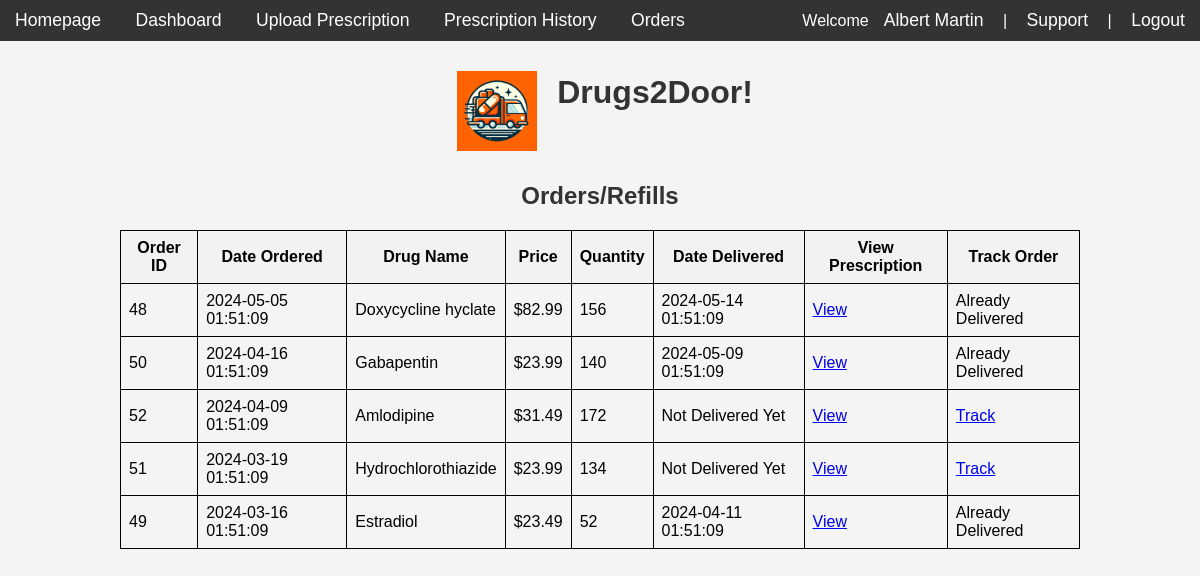
The page /orders (signed in) on the database its author committed.
### models.py (models this page shows, shortened)
class User(db.Model):
  __tablename__ = 'users'
  id = db.Column(db.Integer, primary_key=True)
  name = db.Column(db.String(100), nullable=False)
  email = db.Column(db.String(120), unique=True, nullable=False)
  password = db.Column(db.String(128), nullable=False)
  address = db.Column(db.String(255), nullable=True)
  phone = db.Column(db.String(20))
  @property
  def is_authenticated(self):
    return bool(self.password)
  orders = relationship('Order', backref='user')

class Order(db.Model):
  id = db.Column(Integer, primary_key=True)
  user_id = db.Column(db.Integer, ForeignKey('users.id'))
  items = relationship('DrugOrder', back_populates='order')

class DrugOrder(db.Model):
  id = db.Column(Integer, primary_key=True)
  order_id = db.Column(Integer, ForeignKey('order.id'), nullable=False)
  drug_id = db.Column(Integer, ForeignKey('drug.id'), nullable=False)
  quantity = db.Column(Integer, nullable=False)
  date_ordered = db.Column(DateTime, nullable=False)
  date_delivered = db.Column(DateTime)
  prescription_approved = db.Column(Boolean, default=False)
  drug = relationship('Drug', back_populates='items')
  order = relationship('Order', back_populates='items')

class Drug(db.Model):
  id = db.Column(Integer, primary_key=True)
  name = db.Column(String(200), nullable=False, unique=True)
  price = db.Column(db.Numeric(10, 2), nullable=False)
  items = relationship('DrugOrder', back_populates='drug')

### app.py (the view)
@app.route('/orders')
def orders():
    orders = Order.query.filter_by(user_id=current_user.id).join(DrugOrder).order_by(DrugOrder.date_ordered.desc()).all()
    return render_template('orders.html', orders=orders)

### app.py (called while the page is built)
@login_manager.user_loader
def load_user(user_id):
    return User.query.get(int(user_id))

### templates/orders.html
{% extends "base.html" %}
{% block content %}
<h2>Orders/Refills</h2>
{% if current_user.is_authenticated %}
  {% if current_user.orders %}
    <table style="width: 80%; table-layout: auto;">
      <thead>
        <tr>
          <th>Order ID</th>
          <th>Date Ordered</th>
          <th>Drug Name</th>
          <th>Price</th>
          <th>Quantity</th>
          <th>Date Delivered</th>
          <th>View Prescription</th>
          <th>Track Order</th>
        </tr>
      </thead>
      <tbody>
        {% for order in orders %}
        {% for drug_order in order.items %}
        <tr>
            <td>{{ order.id }}</td>
            <td>{{ drug_order.date_ordered.strftime('%Y-%m-%d %H:%M:%S') }}</td>
            <td>{{ drug_order.drug.name }}</td>
            <td>&#36;{{ drug_order.drug.price }}</td>
            <td>{{ drug_order.quantity }}</td>
            <td>{{ drug_order.date_delivered.strftime('%Y-%m-%d %H:%M:%S') if drug_order.date_delivered else 'Not Delivered Yet' }}</td>
            <td><a href="{{ url_for('history', order_id=order.id) }}">View</a></td>
            <td>
                {% if drug_order.date_delivered %}
                Already Delivered
                {% else %}
                <a href="{{ url_for('history', order_id=order.id) }}">Track</a>
                {% endif %}
            </td>
        </tr>
        {% endfor %}
    {% endfor %}
      </tbody>
    </table>
  {% else %}
    <p>No orders to show.</p>
  {% endif %}
{% else %}
  <p>You need to be logged in to view your orders.</p>
  <div style="text-align: center;">
    <a href="{{ url_for('login') }}">Login</a>
  </div>
{% endif %}
{% endblock %}

### templates/base.html (shortened to what this page needs)
<!doctype html>
<html lang="en">
<head>
    <link rel="stylesheet" href="{{ url_for('static', filename='css/styles.css') }}">
</head>
<body>
    <nav>
        <a href="{{ url_for('home') }}">Homepage</a>
        {% if current_user.is_authenticated %}
            <a href="{{ url_for('dashboard') }}">Dashboard</a>
            <a href="{{ url_for('upload') }}">Upload Prescription</a>
            <a href="{{ url_for('history') }}">Prescription History</a>
            <a href="{{ url_for('orders') }}">Orders</a>
            <div class="right-align">
                <span>Welcome<a href="{{ url_for('userdetails') }}">{{ current_user.name }}</a></span> |
                <a href="{{ url_for('support') }}">Support</a> |
                <a href="{{ url_for('logout') }}">Logout</a>
            </div>
        {% else %}
            <div class="right-align">
                <a href="{{ url_for('register') }}">Register</a> |
                <a href="{{ url_for('login') }}">Login</a>
            </div>
        {% endif %}
    </nav>
    {% if request.endpoint == 'home' %}
        <a href="{{ url_for('home') }}"><img src="{{ url_for('static', filename='images/logo.png') }}" alt="Drugs2Door Logo" class="logo"></a>
        <h1> Welcome to Drugs2Door!</h1>
        <h2> Your Dose Delivered, Stat!</h2>
    {% else %}
        <div class="header">
            <a href="{{ url_for('home') }}"><img src="{{ url_for('static', filename='images/logo.png') }}" alt="Drugs2Door Logo" class="logo"></a>
            <h1>Drugs2Door!</h1>
        </div>
    {% endif %}
    <br>
    {% block content %}{% endblock %}
</body>
</html>

### static/css/styles.css (style rules this page uses)
body { font-family: Arial, sans-serif; margin: 0; padding: 0; background-color: #f4f4f4; }
nav { background-color: #333; color: #fff; padding: 10px 0; text-align: left; }
nav a { color: #fff; margin: 0 15px; text-decoration: none; font-size: 1.1em; }
h1 { color: #333; text-align: center; }
h2 { color: #333; text-align: center; }
table { width: 55%; border-collapse: collapse; margin: 0 auto; }
th, td { border: 1px solid #000000; padding: 8px; text-align: left; }
th { background-color: #f2f2f2; }
.logo { display: block; margin-top: 20px; margin-left: auto; margin-right: auto; margin-bottom: -17px; width: 300px; height: auto; padding: 10px; }
th { text-align: center; }
.right-align { float: right; }

### templates/base.html (style rules this page uses)
.logo { height: 80px; width: 80px; margin-right: 10px; }
.logo { height: 80px; width: 80px; }
.header { display: flex; align-items: center; justify-content: center; text-align: center; }
.right-align { float: right; }

### rows shown on the page
User: name "Albert Martin"
Order: id "48"
DrugOrder: date_ordered "2024-05-05 01:51:09", drug.name "Doxycycline hyclate", drug.price "82.99", quantity "156", date_delivered "2024-05-14 01:51:09", shows "Already Delivered"
Order: id "50"
DrugOrder: date_ordered "2024-04-16 01:51:09", drug.name "Gabapentin", drug.price "23.99", quantity "140", date_delivered "2024-05-09 01:51:09", shows "Already Delivered"
Order: id "52"
DrugOrder: date_ordered "2024-04-09 01:51:09", drug.name "Amlodipine", drug.price "31.49", quantity "172", date_delivered "Not Delivered Yet"
Order: id "51"
DrugOrder: date_ordered "2024-03-19 01:51:09", drug.name "Hydrochlorothiazide", drug.price "23.99", quantity "134", date_delivered "Not Delivered Yet"
Order: id "49"
DrugOrder: date_ordered "2024-03-16 01:51:09", drug.name "Estradiol", drug.price "23.49", quantity "52", date_delivered "2024-04-11 01:51:09", shows "Already Delivered"
